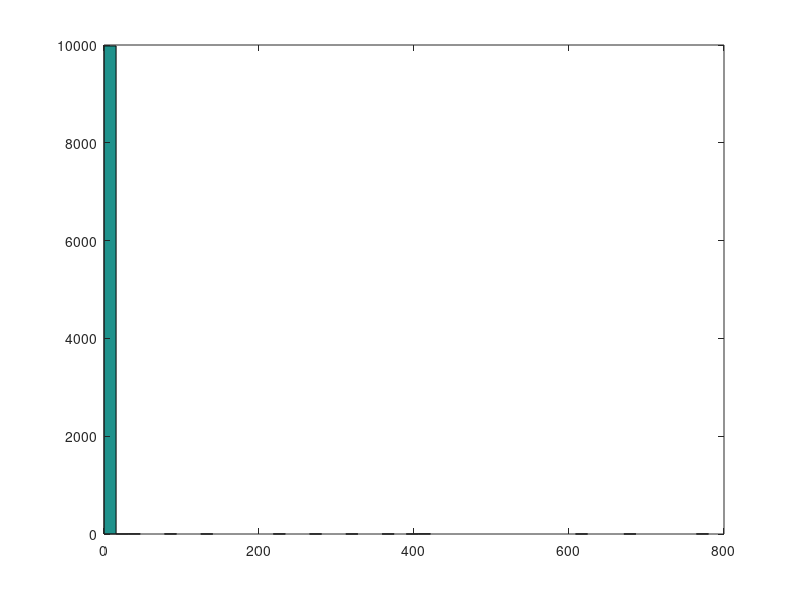

MATLAB code to generate this figure:
clear;
clc;
N = 100;
X = [ones(N,1), normrnd(0,1, N,1)];
e = normrnd(0,1,N,1);
b = [1; .75];
stops = zeros(10000,1);
for j = 1:20
    for i = 1:1000
        morenoise = normrnd(0,1,N,1);
        y = X*b + e;
        y2 = X*b + e +  morenoise;
        bols = inv(X'*X)*X'*y;
        bols2 = inv(X'*X)*X'*y2;
        err = y - X*bols;
        err2 = y2 - X*bols2;
        errSqd = err'*err;
        errSqd2 = err2'*err2;
        shatSqd = errSqd/(N-2-1);
        shatSqd2 = errSqd2/(N-2-1);
        seBeta = diag(sqrt(inv(X'*X)*shatSqd));
        seBeta2 = diag(sqrt(inv(X'*X)*shatSqd2));
        tstat = bols./seBeta;
        tstat2 = bols2./seBeta2;
        if tstat(2) < tstat2(2)
            stops(j) = i;
            fprintf('Covariance \n')
            covxy = cov(X(:,2), y)
            covxy2 = cov(X(:,2), y2)
            fprintf('Sigma hat \n')
            s_hats = [shatSqd, shatSqd2]
            t_Stats = [tstat(2), tstat2(2)]
            break
        end
    end
end
hist(stops, 50)
